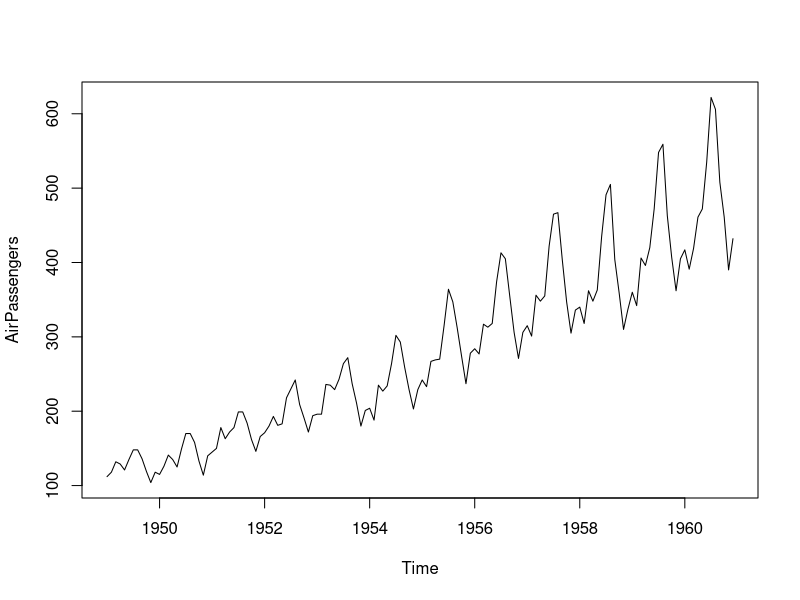
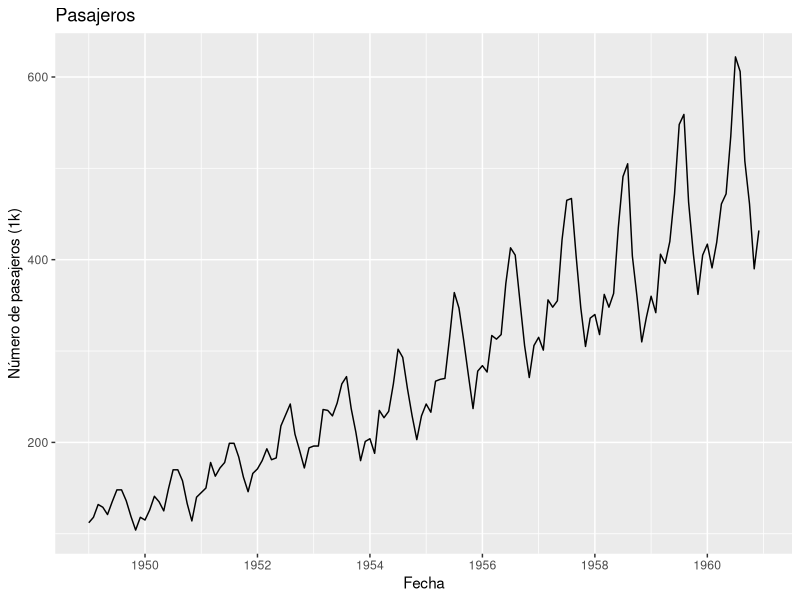
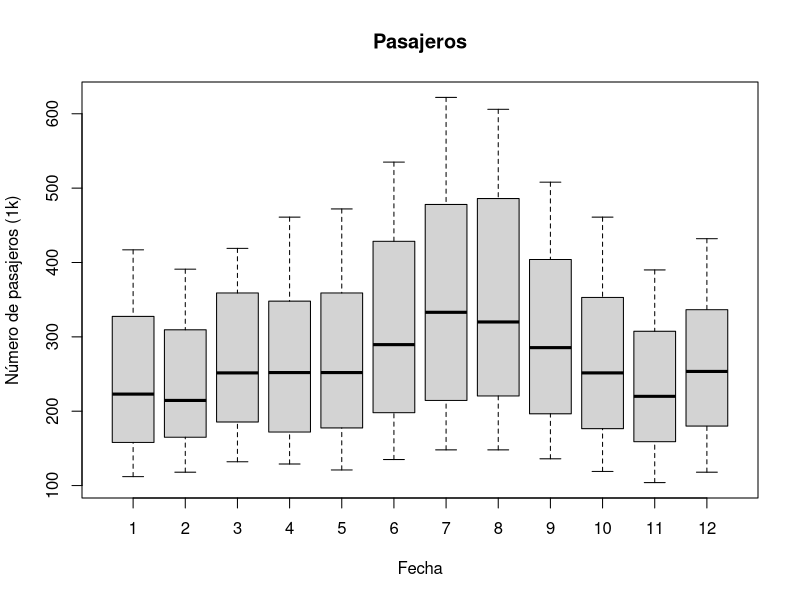
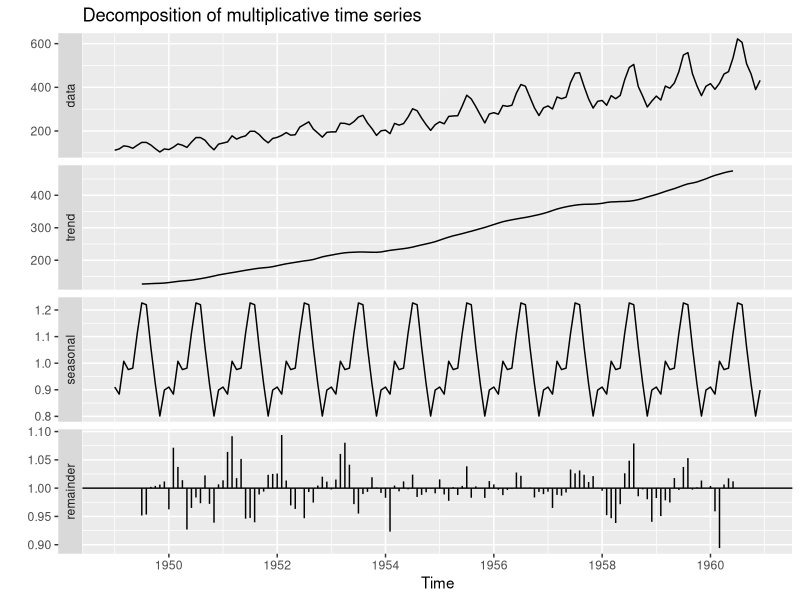
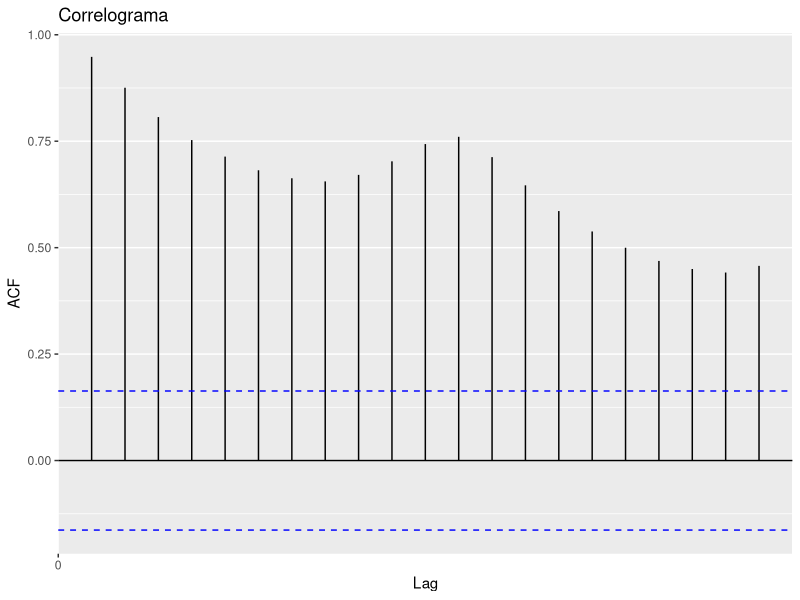
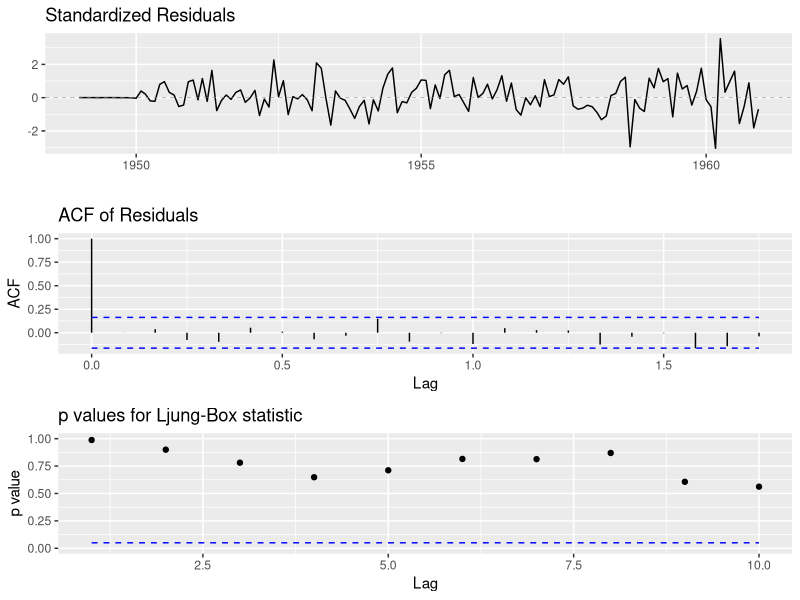
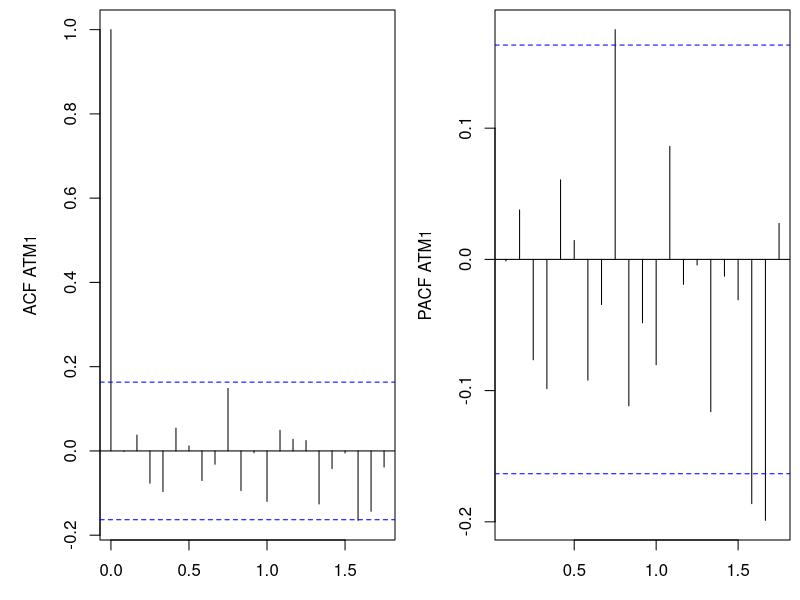
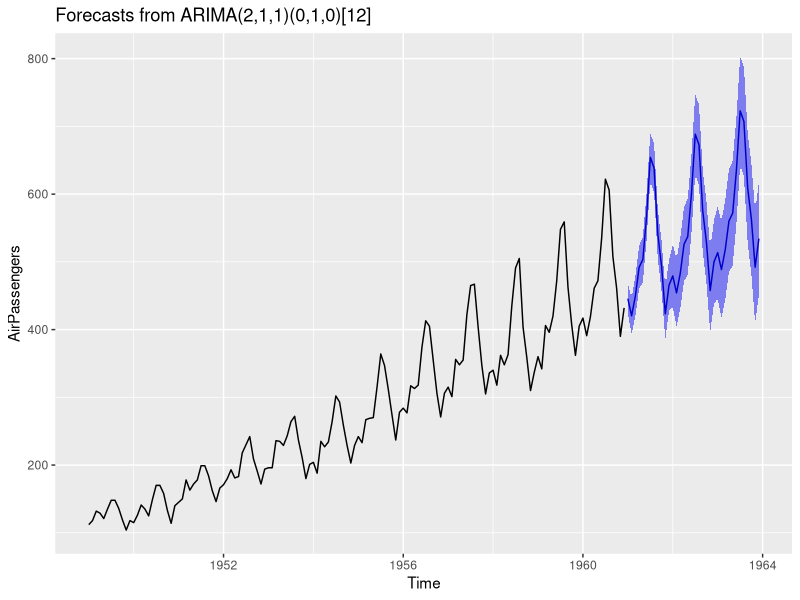

Write R code to recreate these figures, in order.
## ---- chunk 1
install.packages(c("tseries","forecast"))

library(ggfortify)

library(tseries)
library(forecast)
## ---- chunk 2
head(AirPassengers)
## ---- chunk 3
class(AirPassengers)

## ---- chunk 4
plot(AirPassengers)

## ---- chunk 5
start(AirPassengers)
end(AirPassengers)
frequency(AirPassengers)
deltat(AirPassengers)

## ---- chunk 6
head(time(AirPassengers))

## ---- chunk 7
# Check the cycle of the time series
cycle(AirPassengers)

## ---- chunk 8
summary(AirPassengers)
## ---- chunk 9
# mediante ggfortify
autoplot(AirPassengers) + labs(x ="Fecha", y = "Número de pasajeros (1k)", title="Pasajeros") 

## ---- chunk 10
boxplot(AirPassengers~cycle(AirPassengers),xlab="Fecha", ylab = "Número de pasajeros (1k)" ,main ="Pasajeros")
## ---- chunk 11
decomposeAP <- decompose(AirPassengers,"multiplicative")
autoplot(decomposeAP)
## ---- chunk 12
adf.test(AirPassengers) 

## ---- chunk 13
autoplot(acf(AirPassengers,plot=FALSE))+ labs(title="Correlograma") 

## ---- chunk 14
arimaAP <- auto.arima(AirPassengers)
arimaAP
## ---- chunk 15
ggtsdiag(arimaAP)

## ---- chunk 16
par(mfrow=c(1, 2), mar = c(3, 5, 0, 0), oma = c(0, 0, 0.5, 0.5))
acf(residuals(arimaAP), ylab="ACF ATM1"); pacf(residuals(arimaAP), ylab="PACF ATM1")
## ---- chunk 17
# level-> nivel conf
forecastAP <- forecast(arimaAP, level = c(95), h = 36)
autoplot(forecastAP)
